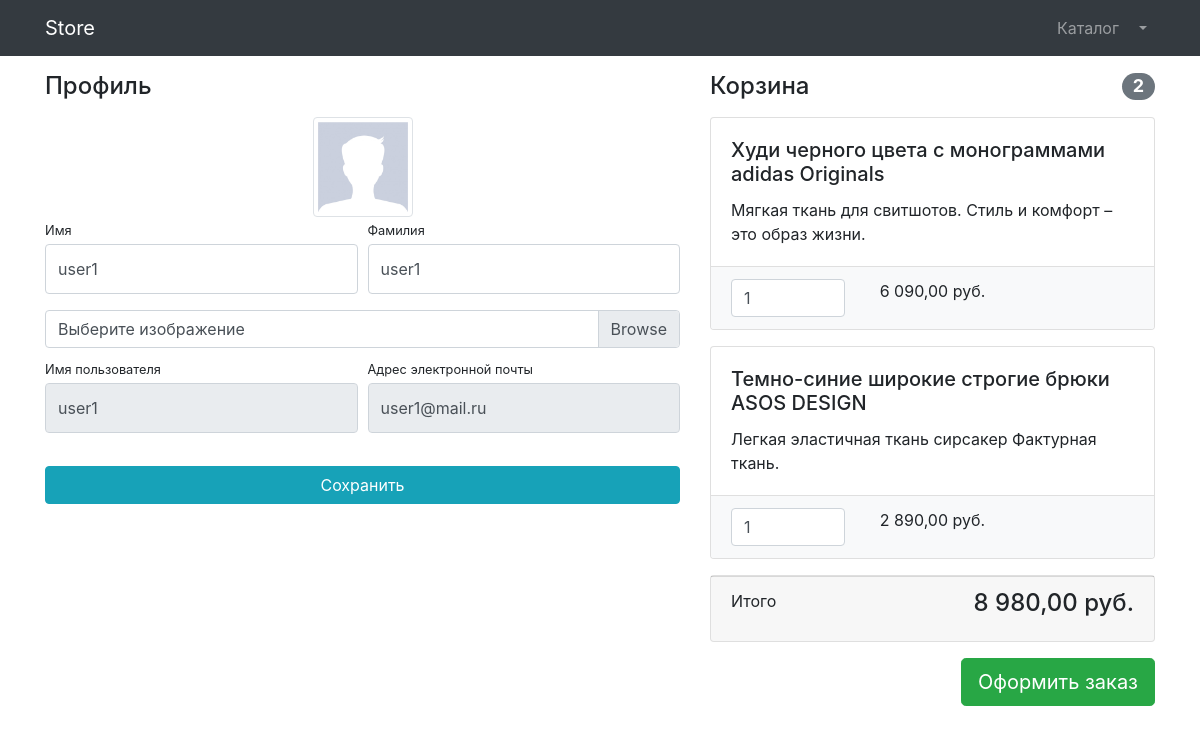
Screenshot of /users/profile/ (signed in) with the database file from the repository.
### users/models.py (models this page shows)
class User(AbstractUser):
    image = models.ImageField(upload_to='users_images', null=True, blank=True)
    is_verified_email = models.BooleanField(default=False)

### products/models.py (models this page shows, shortened)
class Basket(models.Model):
    user = models.ForeignKey(to=User, on_delete=models.CASCADE)
    product = models.ForeignKey(to=Product, on_delete=models.CASCADE)
    quantity = models.PositiveSmallIntegerField(default=0)
    created_timestamp = models.DateTimeField(auto_now_add=True)
    objects = BasketQuerySet.as_manager()
    def sum(self):
        return self.product.price * self.quantity

class Product(models.Model):
    name = models.CharField(max_length=256)
    description = models.TextField()
    price = models.DecimalField(max_digits=10, decimal_places=2)
    quantity = models.PositiveIntegerField(default=0)
    image = models.ImageField(upload_to='products_images', blank=True)
    stripe_product_price_id = models.CharField(max_length=128, null=True, blank=True)
    category = models.ForeignKey(to=ProductCategory, on_delete=models.PROTECT)
    class Meta:
        verbose_name = 'Продукт'
        verbose_name_plural = 'Продукты'

### users/views.py (the view)
# urls.py: path('profile/', UserProfileView.as_view(), name='profile'), # просмотр профиля. вход в ЛК.
class UserProfileView(TitleMixin, LoginRequiredMixin, UpdateView):
    model = get_user_model()
    form_class = UserProfileForm
    template_name = 'users/profile.html'
    success_url = reverse_lazy('users:profile')
    title = 'Store - Личный Кабинет'
    def get_object(self, queryset=None):
        return self.request.user

### users/forms.py
class UserProfileForm(UserChangeForm):
    first_name = forms.CharField(label='Имя', widget=forms.TextInput(attrs={'class': 'form-control py-4'}))
    last_name = forms.CharField(label='Фамилия', widget=forms.TextInput(attrs={'class': 'form-control py-4'}))
    image = forms.ImageField(label='Выберите изображение', required=False,
                             widget=forms.FileInput(attrs={'class': 'custom-file-input'}))
    username = forms.CharField(label='Имя пользователя', disabled=True,
                               widget=forms.TextInput(attrs={'class': 'form-control py-4'}))
    email = forms.CharField(label='Адрес электронной почты',
                            widget=forms.EmailInput(attrs={'class': 'form-control py-4', 'readonly': True}))
    class Meta:
        model = User
        fields = ['first_name', 'last_name', 'image', 'username', 'email']

### common/views.py (called while the page is built)
    def get_context_data(self, **kwargs):
        context = super(TitleMixin, self).get_context_data(**kwargs)
        context['title'] = self.title
        return context

### products/context_processors.py (called while the page is built)
def baskets(request):
    user = request.user
    return {'baskets': Basket.objects.filter(user=user) if user.is_authenticated else []}

### products/models.py (called while the page is built)
    def total_sum(self):
        return sum(basket.sum() for basket in self)

    def total_quantity(self):
        return sum(basket.quantity for basket in self)

### users/templates/users/profile.html (shortened to what this page needs)
{% extends 'products/base.html' %}
{% load static %}
{% block css %}
	<link href="{% static '/vendor/css/profile.css' %}" rel="stylesheet">
{% endblock %}
{% block content %}
    <div class="container">
    <div class="row">
        <div class="col-lg-7">
            <h4 class="mt-3 mb-3">Профиль</h4>
            <div class="col-lg-12 text-center">
                <img width="100" height="100"
                     src="{% if user.image %} {{ user.image.url }}
                              {% else %} {% static 'vendor/img/users/default_avatar.jpg' %}
                          {% endif %}"
                     class="img-thumbnail">
            </div>
            <form action="{% url 'users:profile' %}" method="post" enctype="multipart/form-data">
                <div class="form-row">
                    <div class="col-lg-6">
                        <div class="form-group">
                            <label class="small mb-1" for="{{ form.first_name.id_for_label }}">{{ form.first_name.label }}</label>
                            {{ form.first_name }}
                        </div>
                    </div>
                    <div class="col-lg-6">
                        <div class="form-group">
                            <label class="small mb-1" for="{{ form.last_name.id_for_label }}">{{ form.last_name.label }}</label>
                            {{ form.last_name }}
                        </div>
                    </div>
                </div>
                <div class="form-row mb-2">
                    <div class="col-lg-12">
                        <div class="custom-file">
                            <label class="custom-file-label" for="{{ form.image.id_for_label }}">{{ form.image.label }}</label>
                        </div>
                    </div>
                </div>
                <div class="form-row">
                    <div class="col-lg-6">
                        <label class="small mb-1" for="{{ form.username.id_for_label }}">{{ form.username.label }}</label>
                        {{ form.username }}
                    </div>
                    <div class="col-lg-6">
                        <label class="small mb-1" for="{{ form.email.id_for_label }}">{{ form.email.label }}</label>
                        {{ form.email }}
                    </div>
                </div>
                <div class="form-row">
                    <div class="col-lg-12" style="margin-top: 33px;">
                        <input class="btn btn-info btn-block" type="submit" value="Сохранить">
                    </div>
                </div>
            </form>
        </div>
        <div class="col-lg-5">
            {% include 'products/baskets.html' %}
        </div>
    </div>
</div>
{% endblock %}

### products/templates/products/baskets.html (shortened to what this page needs)
{% if baskets %}
{% load humanize %}
    <h4 class="mt-3 mb-3 d-flex justify-content-between align-items-center mb-3">
                Корзина <span class="badge badge-secondary badge-pill">{{ baskets.total_quantity }}</span>
            </h4>
    {% for basket in baskets %}
        <div class="card mb-3">
        <div class="card-body">
            <h5 class="card-title">{{ basket.product.name }}</h5>
            <p class="card-text">{{ basket.product.description }}</p>
        </div>
        <ul class="list-group list-group-flush">
            <li class="list-group-item bg-light">
                <div class="row text-center">
                    <div class="col-lg-4">
                        <input name="basketID" type="number" class="form-control"
                               value="{{ basket.quantity }}" min="0">
                    </div>
                   <div class="col-lg-4">{{ basket.sum|intcomma }} руб.</div>
                    <div class="col-lg-4">
                    </div>
                </div>
            </li>
        </ul>
    </div>
    {% endfor %}
    <div class="card mb-3">
        <div class="card-footer">
            <p class="float-left">Итого</p>
            <h4 class="float-right">{{ baskets.total_sum|intcomma }} руб.</h4>
        </div>
    </div>
    <a class="btn btn-success btn-lg float-right" href="{% url 'orders:order_create' %}">
                    Оформить заказ
                </a>
{% else %}
    <h4 class="mt-3 mb-3 text-center">  Корзина пуста  </h4>
{% endif %}

### rows the page displays
User: image (placeholder picture), first_name "user1", last_name "user1", username "user1", email "user1@mail.ru"
Basket: total_quantity "2", product.name "Худи черного цвета с монограммами adidas Originals", product.description "Мягкая ткань для свитшотов. Стиль и комфорт – это образ жизни.", basketID "1", sum "6 090,00", total_sum "8 980,00"
Basket: product.name "Темно-синие широкие строгие брюки ASOS DESIGN", product.description "Легкая эластичная ткань сирсакер Фактурная ткань.", basketID "1", sum "2 890,00"
